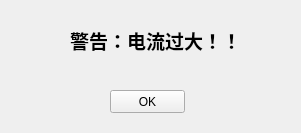
<?xml version="1.0" encoding="UTF-8"?>
<ui version="4.0">
 <class>Form</class>
 <widget class="QWidget" name="Form">
  <property name="geometry">
   <rect>
    <x>0</x>
    <y>0</y>
    <width>301</width>
    <height>133</height>
   </rect>
  </property>
  <property name="windowTitle">
   <string>Form</string>
  </property>
  <widget class="QPushButton" name="pushButton">
   <property name="geometry">
    <rect>
     <x>110</x>
     <y>90</y>
     <width>75</width>
     <height>23</height>
    </rect>
   </property>
   <property name="text">
    <string>OK</string>
   </property>
  </widget>
  <widget class="QLabel" name="label">
   <property name="geometry">
    <rect>
     <x>70</x>
     <y>20</y>
     <width>171</width>
     <height>41</height>
    </rect>
   </property>
   <property name="font">
    <font>
     <family>3ds</family>
     <pointsize>14</pointsize>
     <weight>75</weight>
     <bold>true</bold>
    </font>
   </property>
   <property name="text">
    <string>警告：电流过大！！</string>
   </property>
  </widget>
 </widget>
 <resources/>
 <connections/>
</ui>
